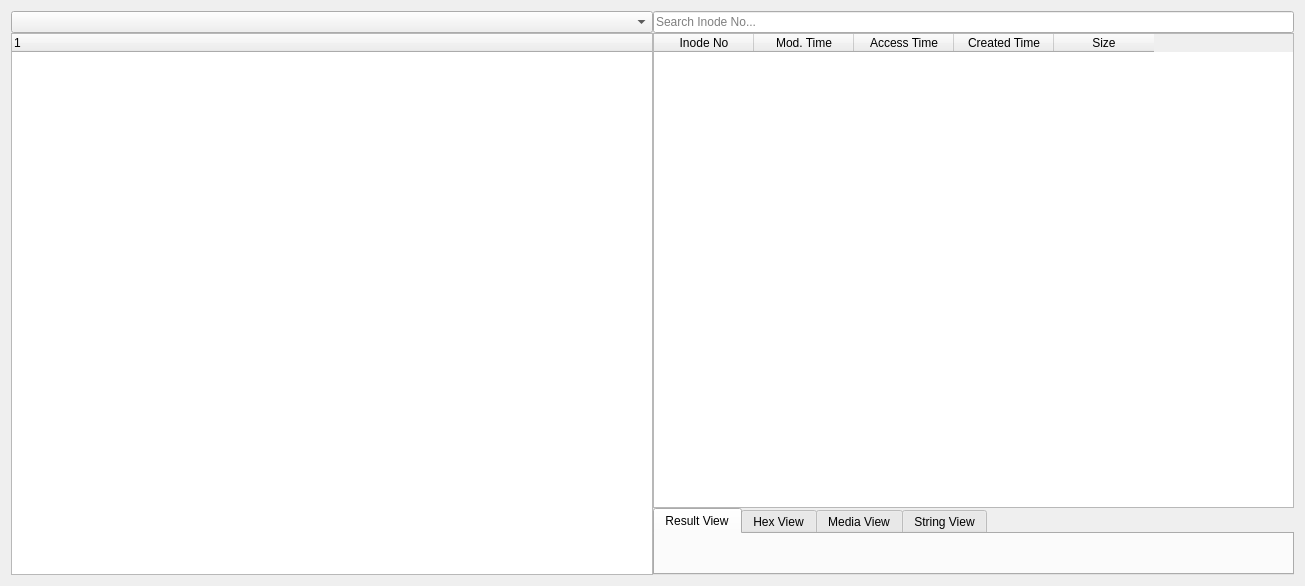
<?xml version="1.0" encoding="UTF-8"?>
<ui version="4.0">
 <class>InodeTable</class>
 <widget class="QWidget" name="InodeTable">
  <property name="geometry">
   <rect>
    <x>0</x>
    <y>0</y>
    <width>1305</width>
    <height>586</height>
   </rect>
  </property>
  <property name="windowTitle">
   <string>Form</string>
  </property>
  <layout class="QGridLayout" name="gridLayout">
   <item row="0" column="0">
    <widget class="QSplitter" name="splitter_3">
     <property name="sizePolicy">
      <sizepolicy hsizetype="Expanding" vsizetype="Preferred">
       <horstretch>0</horstretch>
       <verstretch>0</verstretch>
      </sizepolicy>
     </property>
     <property name="orientation">
      <enum>Qt::Orientation::Horizontal</enum>
     </property>
     <property name="handleWidth">
      <number>0</number>
     </property>
     <widget class="QWidget" name="">
      <layout class="QVBoxLayout" name="verticalLayout_7" stretch="0,0">
       <property name="spacing">
        <number>0</number>
       </property>
       <item>
        <widget class="QComboBox" name="comboBox">
         <property name="sizePolicy">
          <sizepolicy hsizetype="Expanding" vsizetype="Fixed">
           <horstretch>0</horstretch>
           <verstretch>0</verstretch>
          </sizepolicy>
         </property>
        </widget>
       </item>
       <item>
        <widget class="QTreeWidget" name="treeWidget_4">
         <property name="sizePolicy">
          <sizepolicy hsizetype="Expanding" vsizetype="Expanding">
           <horstretch>0</horstretch>
           <verstretch>0</verstretch>
          </sizepolicy>
         </property>
         <column>
          <property name="text">
           <string notr="true">1</string>
          </property>
         </column>
        </widget>
       </item>
      </layout>
     </widget>
     <widget class="QSplitter" name="splitter_2">
      <property name="sizePolicy">
       <sizepolicy hsizetype="Expanding" vsizetype="Preferred">
        <horstretch>0</horstretch>
        <verstretch>0</verstretch>
       </sizepolicy>
      </property>
      <property name="orientation">
       <enum>Qt::Orientation::Horizontal</enum>
      </property>
      <property name="handleWidth">
       <number>0</number>
      </property>
      <widget class="QSplitter" name="splitter">
       <property name="sizePolicy">
        <sizepolicy hsizetype="Expanding" vsizetype="Expanding">
         <horstretch>3</horstretch>
         <verstretch>0</verstretch>
        </sizepolicy>
       </property>
       <property name="lineWidth">
        <number>1</number>
       </property>
       <property name="orientation">
        <enum>Qt::Orientation::Vertical</enum>
       </property>
       <property name="handleWidth">
        <number>0</number>
       </property>
       <widget class="QWidget" name="verticalLayoutWidget">
        <layout class="QVBoxLayout" name="verticalLayout_3" stretch="8,8">
         <property name="spacing">
          <number>0</number>
         </property>
         <property name="sizeConstraint">
          <enum>QLayout::SizeConstraint::SetMaximumSize</enum>
         </property>
         <item>
          <widget class="QLineEdit" name="lineEdit_3">
           <property name="placeholderText">
            <string>Search Inode No...</string>
           </property>
           <property name="clearButtonEnabled">
            <bool>true</bool>
           </property>
          </widget>
         </item>
         <item>
          <widget class="QTableWidget" name="tableWidget_3">
           <property name="sizePolicy">
            <sizepolicy hsizetype="Expanding" vsizetype="Expanding">
             <horstretch>0</horstretch>
             <verstretch>8</verstretch>
            </sizepolicy>
           </property>
           <column>
            <property name="text">
             <string>Inode No</string>
            </property>
           </column>
           <column>
            <property name="text">
             <string>Mod. Time</string>
            </property>
           </column>
           <column>
            <property name="text">
             <string>Access Time</string>
            </property>
           </column>
           <column>
            <property name="text">
             <string>Created Time</string>
            </property>
           </column>
           <column>
            <property name="text">
             <string>Size</string>
            </property>
           </column>
          </widget>
         </item>
        </layout>
       </widget>
       <widget class="QTabWidget" name="tabWidget">
        <property name="sizePolicy">
         <sizepolicy hsizetype="Expanding" vsizetype="Expanding">
          <horstretch>0</horstretch>
          <verstretch>0</verstretch>
         </sizepolicy>
        </property>
        <property name="currentIndex">
         <number>0</number>
        </property>
        <widget class="QWidget" name="tab_5">
         <attribute name="title">
          <string>Result View</string>
         </attribute>
        </widget>
        <widget class="QWidget" name="tab_6">
         <attribute name="title">
          <string>Hex View</string>
         </attribute>
        </widget>
        <widget class="QWidget" name="tab_7">
         <attribute name="title">
          <string>Media View</string>
         </attribute>
        </widget>
        <widget class="QWidget" name="tab_8">
         <attribute name="title">
          <string>String View</string>
         </attribute>
        </widget>
       </widget>
      </widget>
     </widget>
    </widget>
   </item>
  </layout>
 </widget>
 <resources/>
 <connections/>
</ui>
